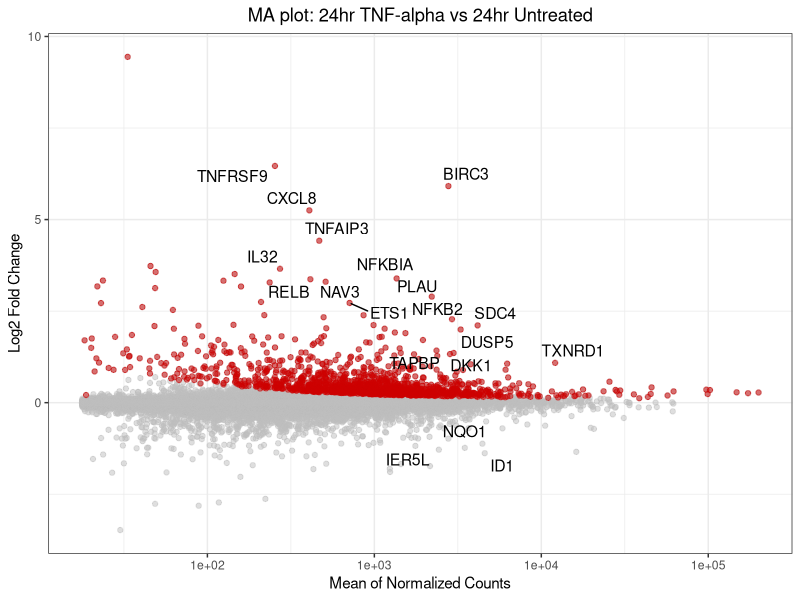

The R script that drew this image:
# MA plot

library("ggplot2")
library("ggrepel")

# Read table
deseq2_results_genes_tnf_vs_ctrl <- read.table("deseq2_results_genes_tnf_vs_ctrl.tab", sep="\t", header = TRUE)
head(deseq2_results_genes_tnf_vs_ctrl)

# Convert to data frame
deseq2_results_genes_tnf_vs_ctrl = as.data.frame(deseq2_results_genes_tnf_vs_ctrl)

# Plot
maplot <- ggplot(deseq2_results_genes_tnf_vs_ctrl, aes(baseMean, log2FoldChange), colour="grey") +
  scale_color_discrete(name = 'Labels') +
  theme_bw() +
  ggtitle("MA plot: 24hr TNF-alpha vs 24hr Untreated") +
  theme(plot.title = element_text(hjust = 0.5)) +
  labs(y="Log2 Fold Change", x = "Mean of Normalized Counts") +
  # Set all dots color to grey
  geom_point(data=deseq2_results_genes_tnf_vs_ctrl, colour = "grey", alpha=0.5) +
  # If padj<0.05 and log2fc<0, change dot color to red
  geom_point(data=deseq2_results_genes_tnf_vs_ctrl[which(deseq2_results_genes_tnf_vs_ctrl$log2FoldChange>0 & deseq2_results_genes_tnf_vs_ctrl$padj<0.05),], colour = "red3", , alpha=0.5) +
  # Add text labels for some points
  geom_text_repel(data = deseq2_results_genes_tnf_vs_ctrl[which(deseq2_results_genes_tnf_vs_ctrl$padj<0.00000000000000000000000000000000000000000000000000000000000000005),], mapping = aes(baseMean, log2FoldChange, label = rownames(deseq2_results_genes_tnf_vs_ctrl[which(deseq2_results_genes_tnf_vs_ctrl$padj<0.00000000000000000000000000000000000000000000000000000000000000005),])),size = 4,force = 1)

maplot + scale_x_continuous(trans='log10')
